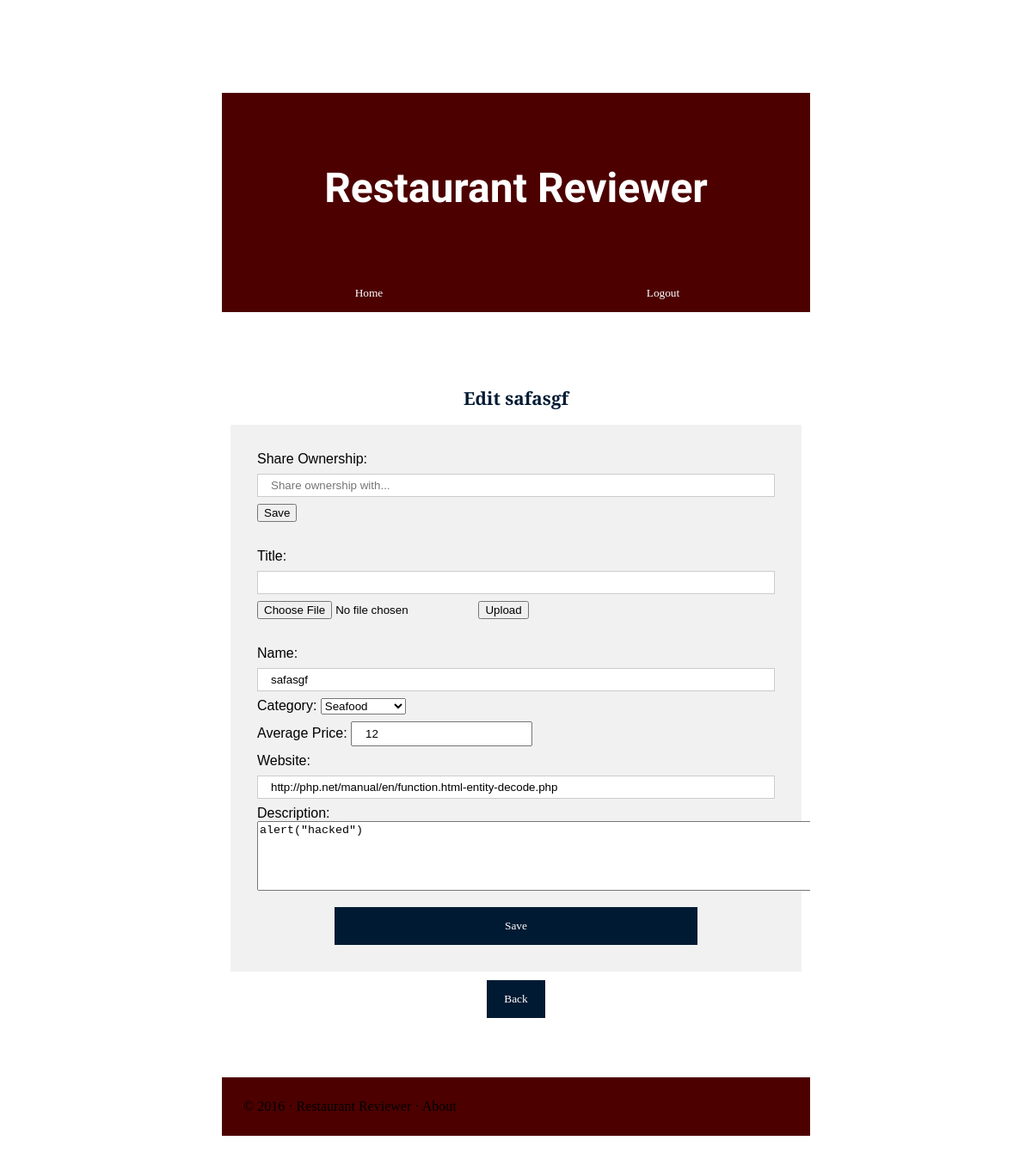
/editRestaurantPage.php?id=1 (signed in), run on the app's committed database.
### tables this page shows
CREATE TABLE restaurants (
	id INTEGER PRIMARY KEY AUTOINCREMENT,
	name VARCHAR NOT NULL,
	description VARCHAR NOT NULL,
	price FLOAT,
	category VARCHAR NOT NULL,
	website VARCHAR,
	inauguration DATE,
  location_id FLOAT NOT NULL
);

### database/restaurants.php (called while the page is built, shortened)
<?php
function getRestaurantByID($id){
    global $db;
    $stmt = $db->prepare('SELECT * FROM restaurants where id = ?');
    $stmt->execute(array($id));
    $result = $stmt->fetch();
    return $result;
}

### database/images.php (called while the page is built, shortened)
<?php
function getRestaurantImages($restaurant_id)
{
    global $db;
    $stmt = $db->prepare('SELECT * FROM images WHERE restaurant_id = ?');
    $stmt->execute(array($restaurant_id));
    return $stmt->fetchAll();
}

### editRestaurantPage.php (the view, shortened to what this page needs)
<?php
include('resources/templates/header.php');
include_once('database/connection.php');
include_once('database/restaurants.php');
include_once('database/images.php');
$restaurant = getRestaurantByID(trim(strip_tags($_GET["id"])));
$images = getRestaurantImages($restaurant["id"]);
?>
    <h2>Edit <?php echo $restaurant['name'];?></h2>
    <div id="content">
        <form action="/controllers/action_shareOwnership.php" method="post" id="shareOwnership">
            <label>Share Ownership: </label><br>
            <input id="username" list="users" name="user" type="text" placeholder="Share ownership with...">
            <input type="submit" value="Save">
        </form>
        <?php if(count($images) < 8):?>
        <div class="upload">
            <form action="/controllers/upload.php" method="post" enctype="multipart/form-data" id="imageForm">
                <label>Title:
                    <input type="text" name="title" id="title" required>
                </label>
                <input type="file" name="image" id="image" required>
                <input type="submit" value="Upload">
            </form>
        </div>
        <?php endif;?>
        <div class="restaurant">
            <form action="/controllers/action_updateRestaurant.php" method="post">
                <label>Name:
                    <input type="text" name="name" required id="name" maxlength="50" value="<?php echo htmlentities($restaurant['name']);?>">
                </label>
                <br>
                <label>Category:
                    <select name="category" id="category">
                        <option value="Seafood">Seafood</option>
                    </select>
                </label>
                <br>
                <label>Average Price:
                    <input type="number" name="price" id="price" min="1" step="0.1" value="<?php echo $restaurant['price'];?>">
                </label>
                <br>
                <label>Website:
                    <input type="url" name="url" id="url" value="<?php echo utf8_decode(urldecode($restaurant['website']));?>">
                </label>
                <br>
                <label>Description:<br>
                    <textarea rows="5" cols="90" name="description" id="description"  maxlength="255"><?php echo htmlentities($restaurant['description']);?></textarea>
                </label>
                <br>
                <button type="submit"class="savebtn">Save</button>
            </form>
        </div>
    </div>
    <button onclick="location.href='/restaurant.php?id=<?php echo $restaurant['id'];?>'" class="backbtn">Back</button>
<?
include('resources/templates/footer.php');
?>

### public/css/style.css (style rules this page uses)
body { padding: 250px; padding-top: 100px; background-image: url(../img/background.jpg); background-size: cover; overflow:auto; }
h2 { font-family: 'Playfair Display SC', serif; color: #001a33; font-size:130%; }
form { border: 3px solid #f1f1f1; background-color: #f1f1f1; padding:10px; margin: 5px; }
#content { border: 3px solid #f1f1f1; background-color: #f1f1f1; padding: 10px; margin: 10px; text-align: left; }
input[type=text], input[type=password], input[type=email], input[type=url] { width: 100%; padding: 5px 15px; margin: 8px 0; display: inline-block; border: 1px solid #ccc; box-sizing: border-box; }
input[type=number], input[type=radio], input[type=date] { padding: 5px 15px; margin: 8px 0; }
button { background-color: #001a33; color: white; padding: 14px 20px; margin-top:0; border: none; cursor: pointer; width: 100%; font-family: 'Playfair Display SC', serif; }
#content .savebtn { width:70%; margin-top:15px; position:relative; left:15%; }
.backbtn { width: 10%; }
.savebtn { width:100%; }

### data on the page
restaurants: name "safasgf", price "12", url "http://php.net/manual/en/function.html-entity-decode.php", description "alert(\"hacked\")"
